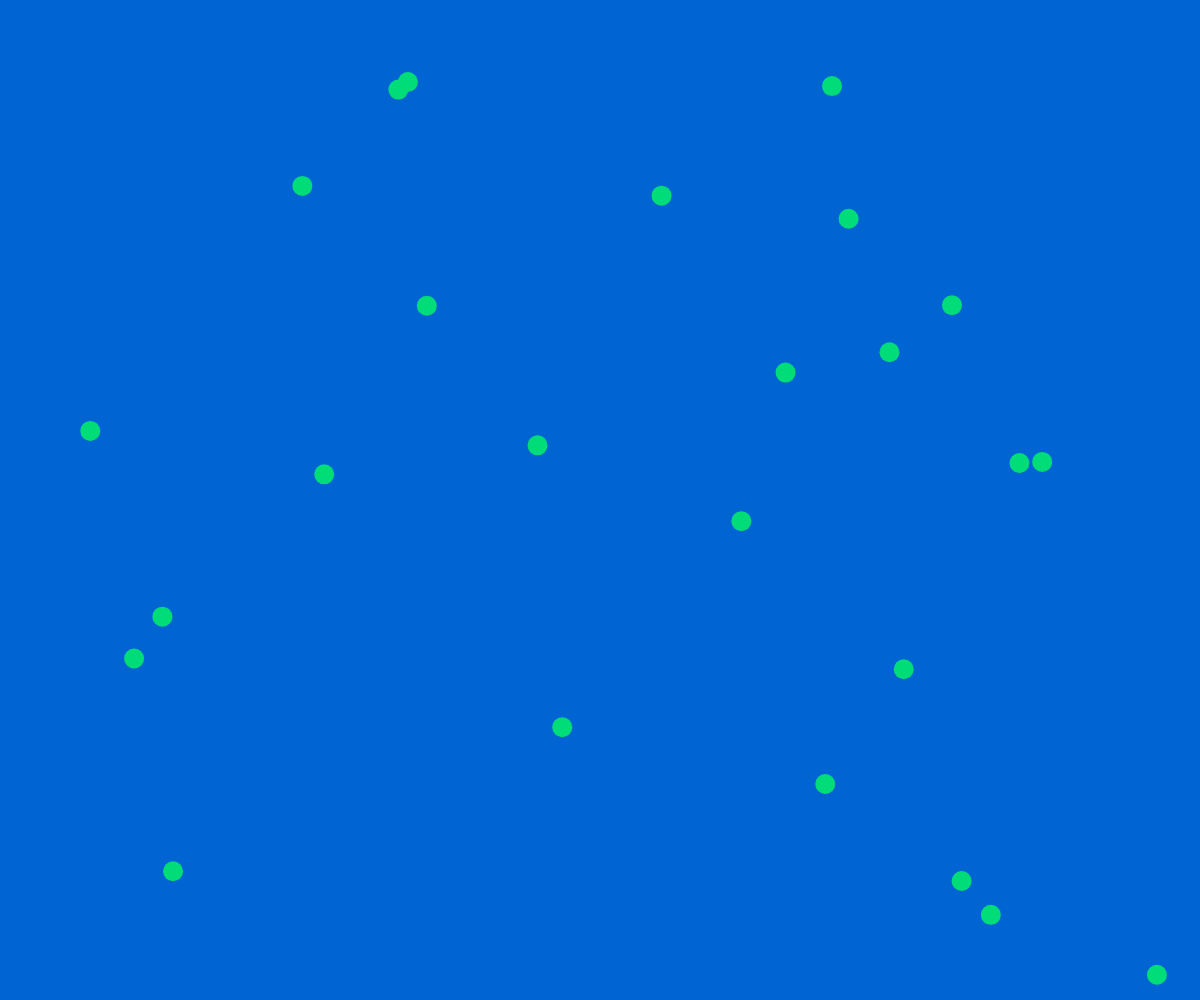
Frame 1 (no input)
Frame 60 (no input): identical to frame 1, image omitted
Frame 120 (the mouse pressed at the canvas centre since frame 60): identical to frame 1, image omitted

The p5.js sketch that drew this single still picture (run headless with seeded random() and noise() and a simulated clock; from frame 60 on, the mouse is pressed at the canvas centre):

// p5.js sketch
// ── sketch.js
/***********************************************************************************
  PointArrays
  by Scott Kildall
  
  Make an two arrays of random points on the screen so we can draw polka dots
  This is a more intuitive example than 2D arrays, in my opinion.

  createArray() will generate the array of random points

  Also, you can press the SPACE bar to regenerate the array

  ***********************************************************************************/

// Declare an empty array
var xPoints = [];
var yPoints = [];

var numPoints = 25;
var minX, maxX, minY, maxY;
var dotDiameter = 20;

// Setup code goes here
function setup() {
  createCanvas(windowWidth, windowHeight);

  // set minumum maximum to edge of screen
  minX = dotDiameter;
  maxX = width - dotDiameter;
  minY = dotDiameter;
  maxY = height - dotDiameter;

  // drawing parameters
  ellipseMode(CENTER);
  noStroke();

  // generate a random array of dots
  createPointsArray();
 }

// For Loop to draw circles
function draw() {
  background(0,100,210);

  fill(0,220,120);
  for( let i = 0 ; i < xPoints.length; i++ ) {
    circle( xPoints[i], yPoints[i],  dotDiameter );
  }
}

// add random X and random Y points
function createPointsArray() {
  for( let i = 0; i < numPoints; i++ ) {
    xPoints[i] = random( minX, maxX );
    yPoints[i] = random( minY, maxY );
  }
}

// regenerate array with spacebar
function keyTyped() {
  if( key === ' ') {
    createPointsArray();
  }
}
